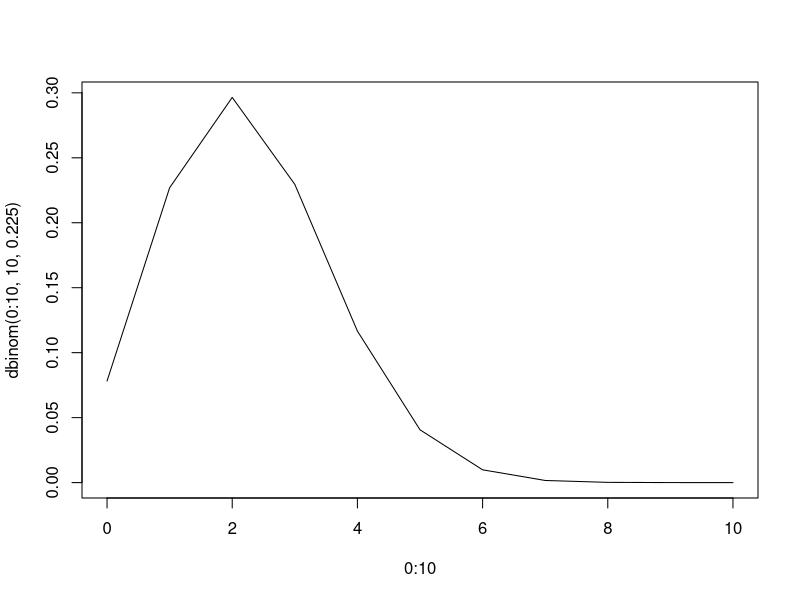

Write the R code that produced this figure.


x <- rnorm(10,8,0.4)
sum((x > 8.3)|(x < 7.7))

#graficamos la funcion de probabilidad de la binomial
plot(0:10, dbinom(0:10, 10, 0.225), type = 'l')
